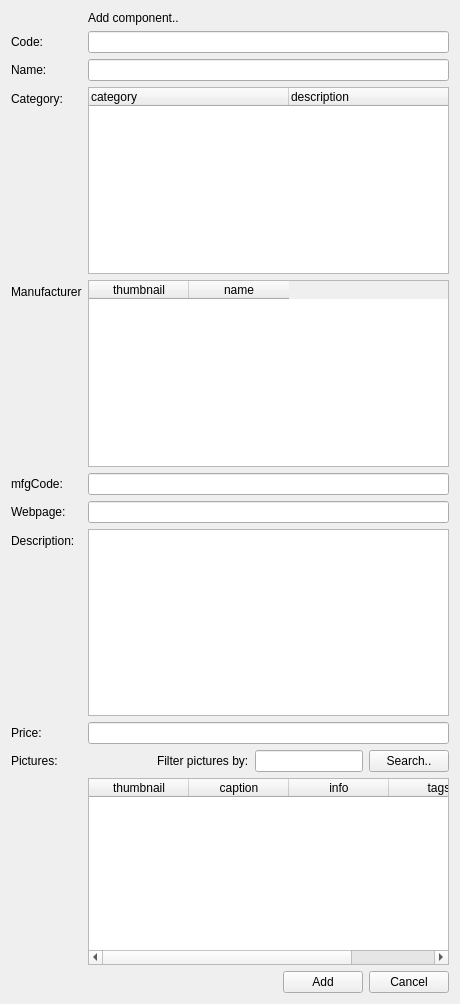
<?xml version="1.0" encoding="UTF-8"?>
<ui version="4.0">
 <class>component_add_form</class>
 <widget class="QWidget" name="component_add_form">
  <property name="geometry">
   <rect>
    <x>0</x>
    <y>0</y>
    <width>460</width>
    <height>1004</height>
   </rect>
  </property>
  <property name="windowTitle">
   <string>Add component</string>
  </property>
  <layout class="QFormLayout" name="formLayout">
   <property name="fieldGrowthPolicy">
    <enum>QFormLayout::AllNonFixedFieldsGrow</enum>
   </property>
   <item row="1" column="0">
    <widget class="QLabel" name="label_code">
     <property name="text">
      <string>Code:</string>
     </property>
     <property name="buddy">
      <cstring>code</cstring>
     </property>
    </widget>
   </item>
   <item row="1" column="1">
    <widget class="QLineEdit" name="code">
     <property name="initialFocus" stdset="0">
      <bool>true</bool>
     </property>
    </widget>
   </item>
   <item row="2" column="0">
    <widget class="QLabel" name="label_name">
     <property name="text">
      <string>Name:</string>
     </property>
     <property name="buddy">
      <cstring>name</cstring>
     </property>
    </widget>
   </item>
   <item row="2" column="1">
    <widget class="QLineEdit" name="name"/>
   </item>
   <item row="3" column="0">
    <widget class="QLabel" name="label_category">
     <property name="text">
      <string>Category:</string>
     </property>
     <property name="buddy">
      <cstring>category</cstring>
     </property>
    </widget>
   </item>
   <item row="3" column="1">
    <widget class="QTreeWidget" name="category">
     <property name="selectionMode">
      <enum>QAbstractItemView::SingleSelection</enum>
     </property>
     <property name="headerHidden">
      <bool>false</bool>
     </property>
     <property name="expandsOnDoubleClick">
      <bool>false</bool>
     </property>
     <property name="doctype" stdset="0">
      <string>CategoryHierarchyRequest.simpleform</string>
     </property>
     <property name="rootelement" stdset="0">
      <string>category</string>
     </property>
     <property name="action" stdset="0">
      <string notr="true">read</string>
     </property>
     <attribute name="headerDefaultSectionSize">
      <number>200</number>
     </attribute>
     <column>
      <property name="text">
       <string>category</string>
      </property>
     </column>
     <column>
      <property name="text">
       <string>description</string>
      </property>
     </column>
    </widget>
   </item>
   <item row="4" column="0">
    <widget class="QLabel" name="label_manufacturer">
     <property name="text">
      <string>Manufacturer</string>
     </property>
     <property name="buddy">
      <cstring>manufacturer</cstring>
     </property>
    </widget>
   </item>
   <item row="4" column="1">
    <widget class="QTableWidget" name="manufacturer">
     <property name="horizontalScrollBarPolicy">
      <enum>Qt::ScrollBarAsNeeded</enum>
     </property>
     <property name="alternatingRowColors">
      <bool>true</bool>
     </property>
     <property name="selectionMode">
      <enum>QAbstractItemView::SingleSelection</enum>
     </property>
     <property name="selectionBehavior">
      <enum>QAbstractItemView::SelectRows</enum>
     </property>
     <property name="showGrid">
      <bool>true</bool>
     </property>
     <property name="gridStyle">
      <enum>Qt::DotLine</enum>
     </property>
     <property name="sortingEnabled">
      <bool>true</bool>
     </property>
     <property name="doctype" stdset="0">
      <string notr="true">ManufacturerListRequest.simpleform</string>
     </property>
     <property name="rootelement" stdset="0">
      <string notr="true">manufacturer</string>
     </property>
     <property name="action" stdset="0">
      <string notr="true">read</string>
     </property>
     <attribute name="horizontalHeaderShowSortIndicator" stdset="0">
      <bool>true</bool>
     </attribute>
     <attribute name="verticalHeaderStretchLastSection">
      <bool>false</bool>
     </attribute>
     <column>
      <property name="text">
       <string>thumbnail</string>
      </property>
     </column>
     <column>
      <property name="text">
       <string>name</string>
      </property>
     </column>
    </widget>
   </item>
   <item row="5" column="0">
    <widget class="QLabel" name="label_mfgCode">
     <property name="text">
      <string>mfgCode:</string>
     </property>
     <property name="buddy">
      <cstring>mfgCode</cstring>
     </property>
    </widget>
   </item>
   <item row="5" column="1">
    <widget class="QLineEdit" name="mfgCode"/>
   </item>
   <item row="6" column="0">
    <widget class="QLabel" name="label_description">
     <property name="text">
      <string>Webpage:</string>
     </property>
     <property name="buddy">
      <cstring>webPage</cstring>
     </property>
    </widget>
   </item>
   <item row="6" column="1">
    <widget class="QLineEdit" name="webPage"/>
   </item>
   <item row="12" column="1">
    <layout class="QHBoxLayout" name="horizontalLayout">
     <item>
      <spacer name="horizontalSpacer">
       <property name="orientation">
        <enum>Qt::Horizontal</enum>
       </property>
       <property name="sizeHint" stdset="0">
        <size>
         <width>40</width>
         <height>20</height>
        </size>
       </property>
      </spacer>
     </item>
     <item>
      <widget class="QPushButton" name="add">
       <property name="text">
        <string>Add</string>
       </property>
       <property name="rootelement" stdset="0">
        <string notr="true">component</string>
       </property>
       <property name="doctype" stdset="0">
        <string notr="true">Component.simpleform</string>
       </property>
       <property name="action" stdset="0">
        <string notr="true">create</string>
       </property>
       <property name="form" stdset="0">
        <string notr="true">components</string>
       </property>
      </widget>
     </item>
     <item>
      <widget class="QPushButton" name="cancel">
       <property name="text">
        <string>Cancel</string>
       </property>
       <property name="form" stdset="0">
        <string notr="true">components</string>
       </property>
      </widget>
     </item>
    </layout>
   </item>
   <item row="8" column="0">
    <widget class="QLabel" name="label_description_2">
     <property name="text">
      <string>Description:</string>
     </property>
    </widget>
   </item>
   <item row="9" column="1">
    <widget class="QLineEdit" name="price"/>
   </item>
   <item row="9" column="0">
    <widget class="QLabel" name="label_price">
     <property name="text">
      <string>Price:</string>
     </property>
    </widget>
   </item>
   <item row="8" column="1">
    <widget class="QPlainTextEdit" name="description"/>
   </item>
   <item row="11" column="1">
    <widget class="QTableWidget" name="picture">
     <property name="horizontalScrollBarPolicy">
      <enum>Qt::ScrollBarAsNeeded</enum>
     </property>
     <property name="alternatingRowColors">
      <bool>true</bool>
     </property>
     <property name="selectionMode">
      <enum>QAbstractItemView::MultiSelection</enum>
     </property>
     <property name="selectionBehavior">
      <enum>QAbstractItemView::SelectRows</enum>
     </property>
     <property name="showGrid">
      <bool>true</bool>
     </property>
     <property name="gridStyle">
      <enum>Qt::DotLine</enum>
     </property>
     <property name="sortingEnabled">
      <bool>true</bool>
     </property>
     <property name="doctype" stdset="0">
      <string notr="true">PictureListRequest.simpleform</string>
     </property>
     <property name="rootelement" stdset="0">
      <string notr="true">picture</string>
     </property>
     <property name="search" stdset="0">
      <string notr="true">{search.text}</string>
     </property>
     <property name="action" stdset="0">
      <string notr="true">read</string>
     </property>
     <attribute name="horizontalHeaderShowSortIndicator" stdset="0">
      <bool>true</bool>
     </attribute>
     <attribute name="verticalHeaderStretchLastSection">
      <bool>false</bool>
     </attribute>
     <column>
      <property name="text">
       <string>thumbnail</string>
      </property>
     </column>
     <column>
      <property name="text">
       <string>caption</string>
      </property>
     </column>
     <column>
      <property name="text">
       <string>info</string>
      </property>
     </column>
     <column>
      <property name="text">
       <string>tags</string>
      </property>
     </column>
    </widget>
   </item>
   <item row="10" column="1">
    <layout class="QHBoxLayout" name="horizontalLayout_2">
     <item>
      <spacer name="horizontalSpacer_3">
       <property name="orientation">
        <enum>Qt::Horizontal</enum>
       </property>
       <property name="sizeHint" stdset="0">
        <size>
         <width>40</width>
         <height>20</height>
        </size>
       </property>
      </spacer>
     </item>
     <item>
      <widget class="QLabel" name="label_3">
       <property name="text">
        <string>Filter pictures by:</string>
       </property>
      </widget>
     </item>
     <item>
      <widget class="QLineEdit" name="search"/>
     </item>
     <item>
      <widget class="QPushButton" name="searchButton">
       <property name="text">
        <string>Search..</string>
       </property>
       <property name="global.searchState" stdset="0">
        <string notr="true">{search.state}</string>
       </property>
       <property name="action" stdset="0">
        <string notr="true">picture.reload</string>
       </property>
      </widget>
     </item>
    </layout>
   </item>
   <item row="10" column="0">
    <widget class="QLabel" name="label">
     <property name="text">
      <string>Pictures:</string>
     </property>
    </widget>
   </item>
   <item row="0" column="0">
    <widget class="QLabel" name="label_2">
     <property name="text">
      <string/>
     </property>
     <property name="pixmap">
      <pixmap resource="../qtclient.qrc">:/images/brick_add.png</pixmap>
     </property>
    </widget>
   </item>
   <item row="0" column="1">
    <widget class="QLabel" name="label_4">
     <property name="text">
      <string>Add component..</string>
     </property>
    </widget>
   </item>
  </layout>
 </widget>
 <tabstops>
  <tabstop>code</tabstop>
  <tabstop>name</tabstop>
  <tabstop>category</tabstop>
  <tabstop>manufacturer</tabstop>
  <tabstop>mfgCode</tabstop>
  <tabstop>webPage</tabstop>
  <tabstop>description</tabstop>
  <tabstop>price</tabstop>
  <tabstop>search</tabstop>
  <tabstop>searchButton</tabstop>
  <tabstop>picture</tabstop>
  <tabstop>add</tabstop>
  <tabstop>cancel</tabstop>
 </tabstops>
 <resources>
  <include location="../qtclient.qrc"/>
  <include location="./qtclient.qrc"/>
 </resources>
 <connections>
  <connection>
   <sender>search</sender>
   <signal>returnPressed()</signal>
   <receiver>searchButton</receiver>
   <slot>click()</slot>
   <hints>
    <hint type="sourcelabel">
     <x>319</x>
     <y>751</y>
    </hint>
    <hint type="destinationlabel">
     <x>411</x>
     <y>750</y>
    </hint>
   </hints>
  </connection>
 </connections>
</ui>
